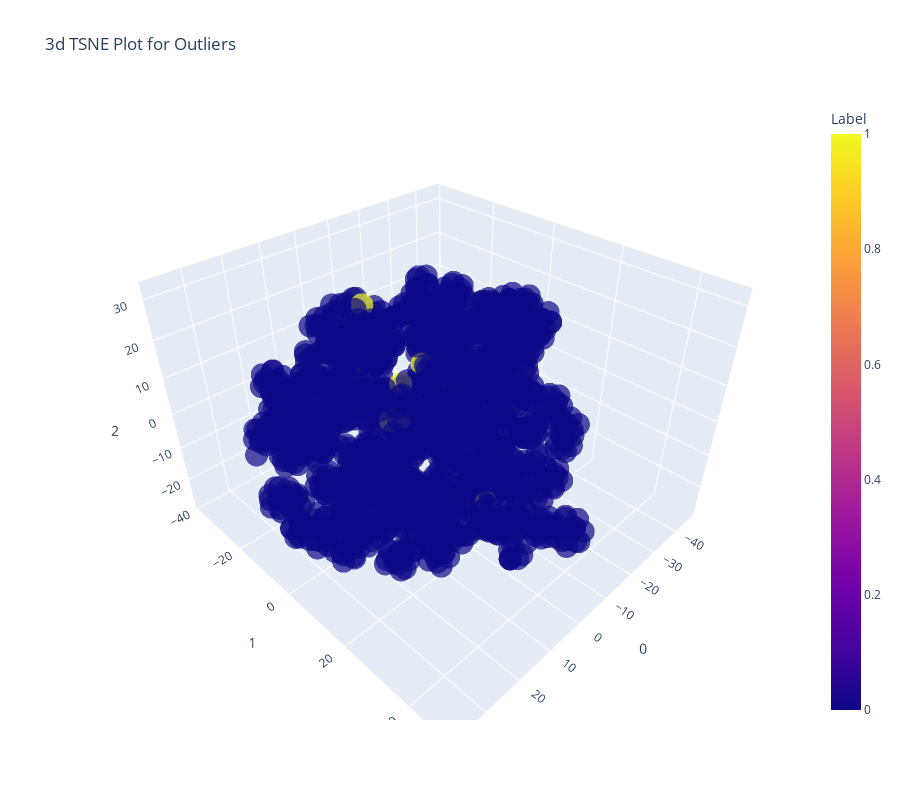

Here is the notebook cell this chart was saved with:
### Code cell
plot_model(knn)

### Figure 1 — Plotly figure (JSON) as saved in the notebook; plotly's stock layout.template omitted (floating-point values rounded to 4 significant figures; data arrays with more than 128 entries replaced by an {"elided": "..."} marker saying what was removed)
{"data": [{"customdata": {"elided": "1622x1 str values"}, "hovertemplate": "0=%{x}<br>1=%{y}<br>2=%{z}<br>Feature=%{customdata[0]}<br>Label=%{marker.color}<extra></extra>", "legendgroup": "", "marker": {"color": {"elided": "1622 int values"}, "coloraxis": "coloraxis", "opacity": 0.7, "symbol": "circle"}, "mode": "markers", "name": "", "scene": "scene", "showlegend": false, "type": "scatter3d", "x": {"elided": "1622 float values"}, "y": {"elided": "1622 float values"}, "z": {"elided": "1622 float values"}}], "layout": {"coloraxis": {"colorbar": {"title": {"text": "Label"}}, "colorscale": [[0, "#0d0887"], [0.1111, "#46039f"], [0.2222, "#7201a8"], [0.3333, "#9c179e"], [0.4444, "#bd3786"], [0.5556, "#d8576b"], [0.6667, "#ed7953"], [0.7778, "#fb9f3a"], [0.8889, "#fdca26"], [1, "#f0f921"]]}, "height": 800, "legend": {"tracegroupgap": 0}, "scene": {"domain": {"x": [0, 1], "y": [0, 1]}, "xaxis": {"title": {"text": "0"}}, "yaxis": {"title": {"text": "1"}}, "zaxis": {"title": {"text": "2"}}}, "title": {"text": "3d TSNE Plot for Outliers"}, "width": 900}}
